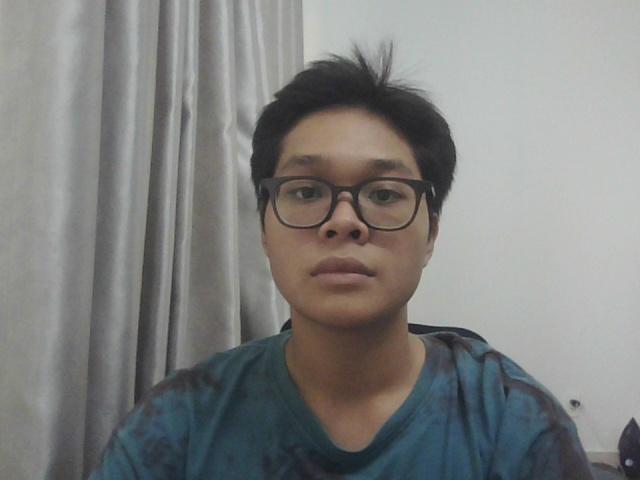
#> input picture face_detection_dataset/images/img_20260130_145915_727729.jpg, 640 x 480 px; its folder holds only this picture in this run
$ python 02_auto_label_faces.py
#> lines starting #> are read from the running program, lines starting #| are printed output that depends on the picture
import cv2
import os
from typing import List, Tuple, Optional
from dataclasses import dataclass
from pathlib import Path
import json
from datetime import datetime
from tqdm import tqdm


@dataclass
class Config:
    """Cấu hình cho face detection"""
    img_dir: str = "face_detection_dataset/images"
    lbl_dir: str = "face_detection_dataset/labels"
    log_dir: str = "face_detection_dataset/logs"
    vis_dir: str = "face_detection_dataset/visualizations"

    # Tham số Haar Cascade
    scale_factor: float = 1.1
    min_neighbors: int = 5
    min_size: Tuple[int, int] = (30, 30)

    # Tùy chọn output
    label_format: str = "yolo"  # "yolo" hoặc "pascal_voc"
    save_visualization: bool = False
    create_empty_labels: bool = True

    # Extensions hỗ trợ
    image_extensions: Tuple[str, ...] = (".jpg", ".jpeg", ".png", ".bmp")


class FaceDetectionLabeler:
    """Class để tạo nhãn cho dataset face detection sử dụng Haar Cascade"""

    def __init__(self, config: Config):
        self.config = config
        self._setup_directories()
        self._load_cascade()
        self.stats = {
            "total": 0,
            "with_faces": 0,
            "without_faces": 0,
            "errors": 0,
            "total_faces": 0
        }
        self.no_face_images = []
        self.error_images = []

    def _setup_directories(self):
        """Tạo các thư mục cần thiết"""
        for dir_path in [self.config.lbl_dir, self.config.log_dir]:
            os.makedirs(dir_path, exist_ok=True)
#> in _process_image, image is the input picture: shape (480, 640, 3); mean B, G, R 127.7, 129.3, 128.8

        if self.config.save_visualization:
            os.makedirs(self.config.vis_dir, exist_ok=True)

    def _load_cascade(self):
        """Load Haar Cascade classifier"""
        cascade_path = cv2.data.haarcascades + "haarcascade_frontalface_default.xml"
        self.face_cascade = cv2.CascadeClassifier(cascade_path)

        if self.face_cascade.empty():
            raise RuntimeError("Không thể load Haar Cascade classifier")

    def _get_image_files(self) -> List[str]:
        """Lấy danh sách các file ảnh hợp lệ"""
        try:
            all_files = sorted(os.listdir(self.config.img_dir))
            return [
                f for f in all_files
                if f.lower().endswith(self.config.image_extensions)
            ]
        except FileNotFoundError:
            raise FileNotFoundError(f"Thư mục {self.config.img_dir} không tồn tại")

    def _detect_faces(self, image: cv2.Mat) -> List[Tuple[int, int, int, int]]:
        """Phát hiện khuôn mặt trong ảnh"""
        gray = cv2.cvtColor(image, cv2.COLOR_BGR2GRAY)
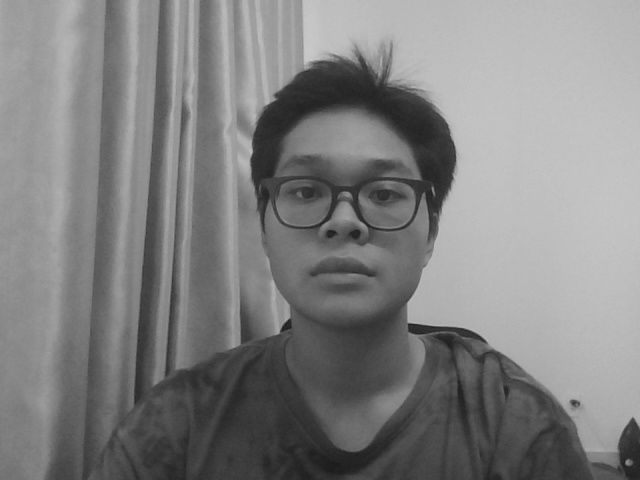
#> gray: shape (480, 640); min 27, max 203, mean 129

        # Cải thiện chất lượng ảnh trước khi detect
        gray = cv2.equalizeHist(gray)
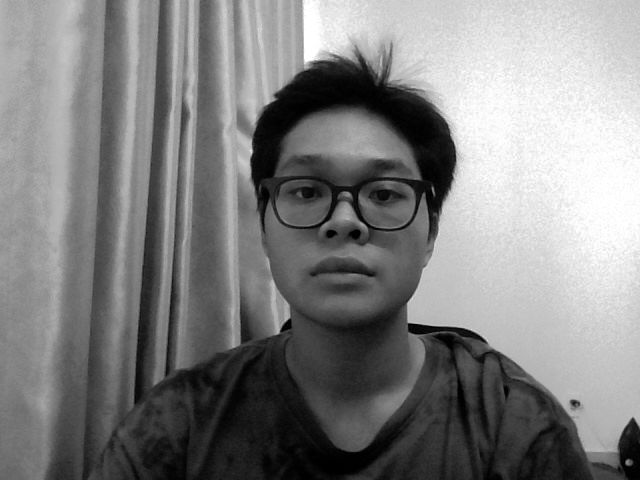
#> gray: shape (480, 640); min 0, max 255, mean 128.6

        faces = self.face_cascade.detectMultiScale(
            gray,
            scaleFactor=self.config.scale_factor,
            minNeighbors=self.config.min_neighbors,
            minSize=self.config.min_size,
            flags=cv2.CASCADE_SCALE_IMAGE
        )
#> faces = [[240, 107, 214, 214]]

        return faces

    def _convert_to_yolo(
        self,
        bbox: Tuple[int, int, int, int],
        img_width: int,
        img_height: int
    ) -> Tuple[float, float, float, float]:
        """Chuyển đổi bbox từ Pascal VOC sang YOLO format"""
        x, y, w, h = bbox

        # YOLO format: <class> <x_center> <y_center> <width> <height> (normalized)
        x_center = (x + w / 2) / img_width
        y_center = (y + h / 2) / img_height
        width = w / img_width
        height = h / img_height

        return x_center, y_center, width, height

    def _save_label(
        self,
        label_path: str,
        faces: List[Tuple[int, int, int, int]],
        img_shape: Tuple[int, int]
    ):
        """Lưu nhãn vào file"""
#> called with faces = array of shape (1, 4), img_shape = (480, 640, 3)
        with open(label_path, "w", encoding="utf-8") as f:
            if len(faces) == 0:
                return  # File rỗng

            img_height, img_width = img_shape[:2]

            for bbox in faces:
                if self.config.label_format == "yolo":
                    x_c, y_c, w, h = self._convert_to_yolo(bbox, img_width, img_height)
                    # Class 0 cho face
                    f.write(f"0 {x_c:.6f} {y_c:.6f} {w:.6f} {h:.6f}\n")
                else:  # pascal_voc
                    x, y, w, h = bbox
                    f.write(f"{x} {y} {w} {h}\n")
#> this loop made 1 pass
#> (bbox, w, h, x_center in _convert_to_yolo, y_center in _convert_to_yolo, width in _convert_to_yolo) on pass 1: ([240, 107, 214, 214], 0.334, 0.446, 0.542, 0.446, 0.334)

    def _visualize_detections(
        self,
        image: cv2.Mat,
        faces: List[Tuple[int, int, int, int]],
        output_path: str
    ):
        """Vẽ bounding box lên ảnh và lưu"""
        vis_image = image.copy()

        for (x, y, w, h) in faces:
            cv2.rectangle(vis_image, (x, y), (x + w, y + h), (0, 255, 0), 2)
            cv2.putText(
                vis_image,
                "Face",
                (x, y - 10),
                cv2.FONT_HERSHEY_SIMPLEX,
                0.5,
                (0, 255, 0),
                2
            )

        cv2.imwrite(output_path, vis_image)

    def _process_image(self, img_name: str) -> bool:
        """Xử lý một ảnh"""
        img_path = os.path.join(self.config.img_dir, img_name)

        try:
            # Đọc ảnh
            image = cv2.imread(img_path)
            if image is None:
                raise ValueError(f"Không thể đọc ảnh: {img_name}")

            # Phát hiện khuôn mặt
            faces = self._detect_faces(image)

            # Tạo đường dẫn label
            base_name = Path(img_name).stem
            label_path = os.path.join(self.config.lbl_dir, f"{base_name}.txt")

            # Lưu nhãn
            if len(faces) == 0:
                self.no_face_images.append(img_name)
                if self.config.create_empty_labels:
                    self._save_label(label_path, [], image.shape)
            else:
                self._save_label(label_path, faces, image.shape)
                self.stats["with_faces"] += 1
                self.stats["total_faces"] += len(faces)

                # Visualize nếu cần
                if self.config.save_visualization:
                    vis_path = os.path.join(self.config.vis_dir, img_name)
                    self._visualize_detections(image, faces, vis_path)

            return True

        except Exception as e:
            self.error_images.append((img_name, str(e)))
            self.stats["errors"] += 1
            return False

    def process_all(self):
        """Xử lý toàn bộ dataset"""
        print("🚀 Bắt đầu tạo nhãn cho dataset...")
        print(f"📂 Thư mục ảnh: {self.config.img_dir}")
        print(f"📝 Format nhãn: {self.config.label_format.upper()}")
        print(f"⚙️  Tham số: scaleFactor={self.config.scale_factor}, "
              f"minNeighbors={self.config.min_neighbors}")
        print("-" * 60)

        # Lấy danh sách ảnh
        image_files = self._get_image_files()
        self.stats["total"] = len(image_files)

        if self.stats["total"] == 0:
            print("⚠️  Không tìm thấy ảnh nào!")
            return

        # Xử lý từng ảnh với progress bar
        for img_name in tqdm(image_files, desc="Xử lý ảnh", unit="ảnh"):
            self._process_image(img_name)

        self.stats["without_faces"] = len(self.no_face_images)

        # Lưu logs
        self._save_logs()

        # In kết quả
        self._print_summary()

    def _save_logs(self):
        """Lưu các file log"""
        timestamp = datetime.now().strftime("%Y%m%d_%H%M%S")

        # Log ảnh không có khuôn mặt
        if self.no_face_images:
            no_face_path = os.path.join(
                self.config.log_dir,
                f"no_face_images_{timestamp}.txt"
            )
            with open(no_face_path, "w", encoding="utf-8") as f:
                f.write(f"# Ảnh không phát hiện khuôn mặt ({len(self.no_face_images)})\n")
                f.write(f"# Thời gian: {datetime.now()}\n\n")
                for name in self.no_face_images:
                    f.write(f"{name}\n")

        # Log ảnh lỗi
        if self.error_images:
            error_path = os.path.join(
                self.config.log_dir,
                f"error_images_{timestamp}.txt"
            )
            with open(error_path, "w", encoding="utf-8") as f:
                f.write(f"# Ảnh gặp lỗi ({len(self.error_images)})\n")
                f.write(f"# Thời gian: {datetime.now()}\n\n")
                for name, error in self.error_images:
                    f.write(f"{name}: {error}\n")

        # Log thống kê tổng hợp
        stats_path = os.path.join(self.config.log_dir, f"statistics_{timestamp}.json")
        with open(stats_path, "w", encoding="utf-8") as f:
            json.dump(self.stats, f, indent=2, ensure_ascii=False)

    def _print_summary(self):
        """In tóm tắt kết quả"""
        print("\n" + "=" * 60)
        print("✅ HOÀN THÀNH TẠO NHÃN")
        print("=" * 60)
        print(f"📊 Tổng số ảnh:              {self.stats['total']}")
#| 📊 Tổng số ảnh:              1
        print(f"✅ Ảnh có khuôn mặt:         {self.stats['with_faces']} "
              f"({self.stats['with_faces']/max(self.stats['total'],1)*100:.1f}%)")
#| ✅ Ảnh có khuôn mặt:         1 (100.0%)
        print(f"❌ Ảnh không có khuôn mặt:   {self.stats['without_faces']} "
              f"({self.stats['without_faces']/max(self.stats['total'],1)*100:.1f}%)")
#| ❌ Ảnh không có khuôn mặt:   0 (0.0%)
        print(f"⚠️  Ảnh lỗi:                  {self.stats['errors']}")
#| ⚠️  Ảnh lỗi:                  0
        print(f"👤 Tổng số khuôn mặt:        {self.stats['total_faces']}")
#| 👤 Tổng số khuôn mặt:        1

        if self.stats['with_faces'] > 0:
            avg_faces = self.stats['total_faces'] / self.stats['with_faces']
#> avg_faces = 1
            print(f"📈 Trung bình khuôn mặt/ảnh: {avg_faces:.2f}")
#| 📈 Trung bình khuôn mặt/ảnh: 1.00

        print(f"\n📁 Nhãn được lưu tại:        {self.config.lbl_dir}")
        print(f"📄 Logs được lưu tại:        {self.config.log_dir}")

        if self.config.save_visualization:
            print(f"🖼️  Visualizations tại:       {self.config.vis_dir}")

        print("=" * 60)


def main():
    """Hàm chính"""
    # Cấu hình
    config = Config(
        img_dir="face_detection_dataset/images",
        lbl_dir="face_detection_dataset/labels",
        log_dir="face_detection_dataset/logs",
        vis_dir="face_detection_dataset/visualizations",

        # Tham số detection
        scale_factor=1.1,
        min_neighbors=5,
        min_size=(30, 30),

        # Tùy chọn
        label_format="yolo",  # Hoặc "pascal_voc"
        save_visualization=False,  # Đặt True để xem kết quả
        create_empty_labels=True
    )

    # Chạy labeling
    labeler = FaceDetectionLabeler(config)
    labeler.process_all()


if __name__ == "__main__":
    main()

$ run again, on face_detection_dataset/images/img_20260130_171503_286071.jpg
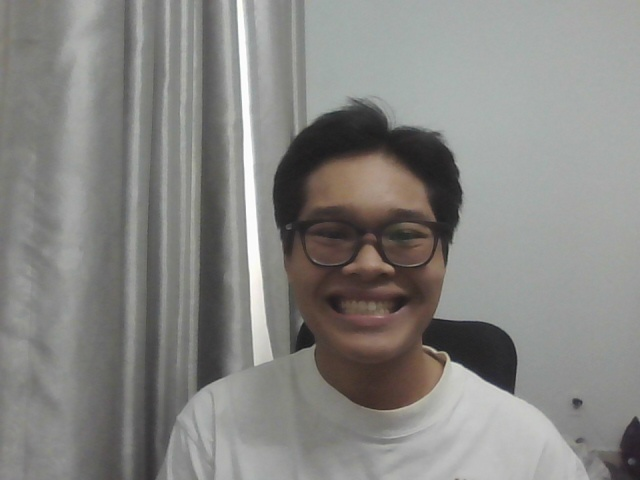
#> input picture face_detection_dataset/images/img_20260130_171503_286071.jpg, 640 x 480 px
#> in _process_image, image is the input picture: shape (480, 640, 3); mean B, G, R 131, 133.7, 134.5
#> in _detect_faces, `gray = cv2.cvtColor(image, cv2.COLOR_BGR2GRAY)`:
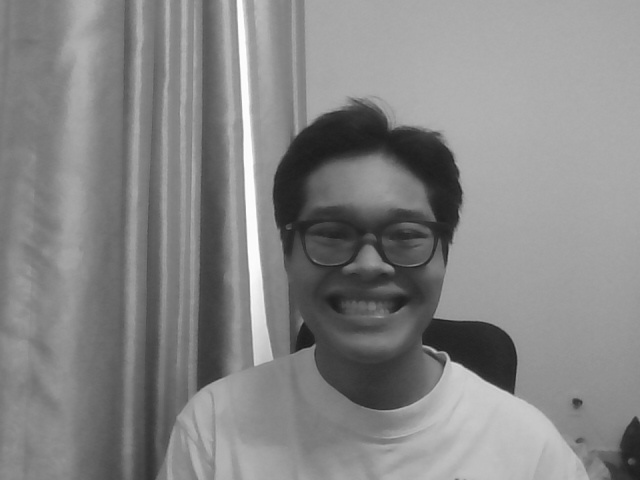
#> gray: shape (480, 640); min 26, max 254, mean 133.7
#> in _detect_faces, `gray = cv2.equalizeHist(gray)`:
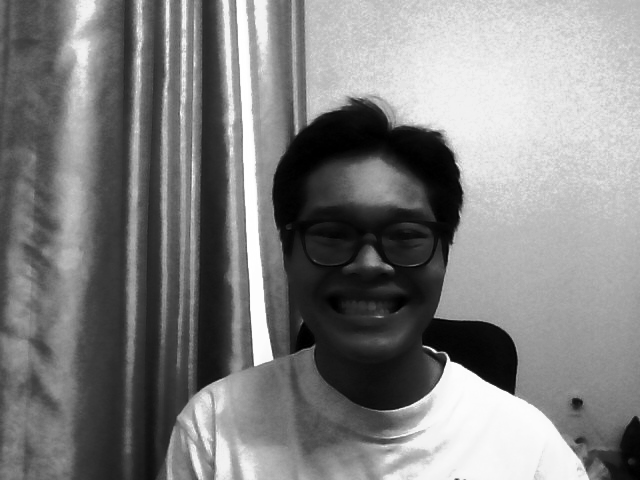
#> gray: shape (480, 640); min 0, max 255, mean 128.8
#> in _detect_faces, `faces = self.face_cascade.detectMultiScale( gray, scaleFactor=self.con..`: faces = [[271, 161, 186, 186]]
#> the loop in _save_label, `for bbox in faces:` made 1 pass
#> (bbox, w, h, x_center in _convert_to_yolo, y_center in _convert_to_yolo, width in _convert_to_yolo) on pass 1: ([271, 161, 186, 186], 0.291, 0.388, 0.569, 0.529, 0.291)
#| 📊 Tổng số ảnh:              1
#| ✅ Ảnh có khuôn mặt:         1 (100.0%)
#| ❌ Ảnh không có khuôn mặt:   0 (0.0%)
#| ⚠️  Ảnh lỗi:                  0
#| 👤 Tổng số khuôn mặt:        1
#> avg_faces = 1
#| 📈 Trung bình khuôn mặt/ảnh: 1.00
